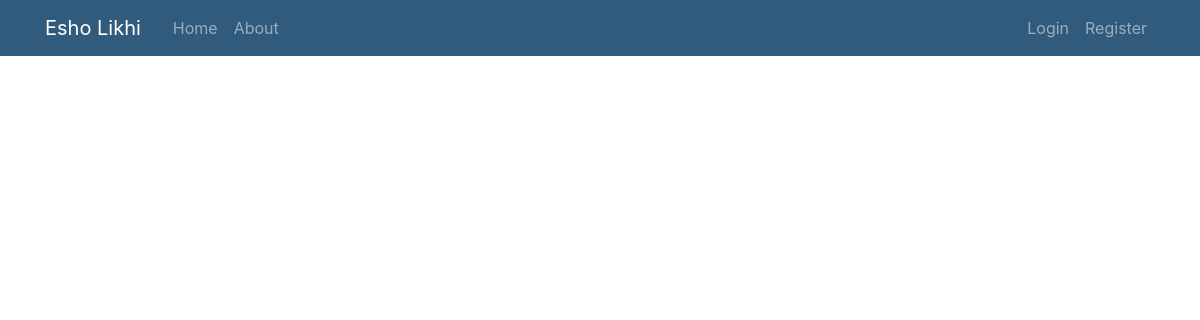
The app's page /, older data.
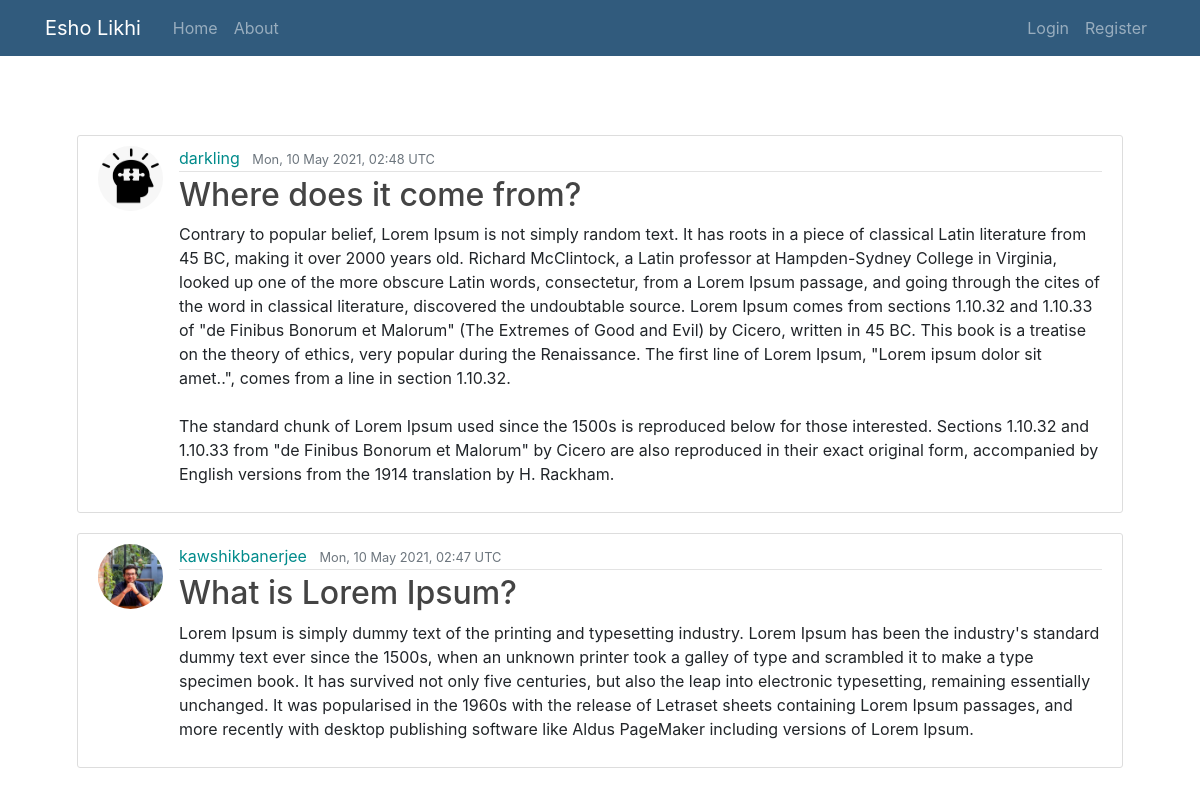
The same page, newer data.
### blog/models.py (models this page shows, shortened)
class Post(models.Model):
    title = models.CharField(max_length=1000)
    content = models.TextField()
    date_posted = models.DateTimeField(default=timezone.now)
    author = models.ForeignKey(User, on_delete=models.CASCADE)
    likes = models.ManyToManyField(User, related_name='post_like')

### user/models.py (models this page shows, shortened)
class Profile(models.Model):
    user = models.OneToOneField(User, on_delete=models.CASCADE)
    image = models.ImageField(default='default.jpg', upload_to='profile_pics')
    bio = models.TextField(default='', blank=True)

### blog/views.py (the view)
# urls.py: path('', PostListView.as_view(), name='blog-home'),
class PostListView(ListView):
    model = Post
    template_name = 'blog/home.html' # <app>/<model>_<viewtype>
    context_object_name = 'posts'
    ordering = ['-date_posted']
    paginate_by = 3

### blog/templates/blog/home.html (shortened to what this page needs)
{% extends "blog/base.html" %}
{% block content %}
    {% for post in posts %}
    <article class="media content-section">
      <img class="rounded-circle article-img" src="{{ post.author.profile.image.url }}" alt="profile-pic">
      <div class="media-body">
        <div class="article-metadata">
          <a class="mr-2" href="{% url 'user-posts' post.author.username %}">
            {{ post.author }}
          </a>
          <small class="text-muted">
            {{ post.date_posted|date:"D, d F Y," }}
            {{ post.date_posted|time:"h:i e" }}
          </small>
        </div>
        <h2><a class="article-title" href="{% url 'post-detail' post.id %}">
          {{ post.title }}</a></h2>
        <p class="article-content">{{ post.content }}</p>
      </div>
    </article>
    {% endfor %}
{% endblock content %}

Row changes from the older to the newer data that the page shows:
added Post: author.profile.image (placeholder picture), author "darkling", date_posted "Mon, 10 May 2021,", date_posted "02:48 UTC", title "Where does it come from?", content "Contrary to popular belief, Lorem Ipsum is not simply random text. It has roots in a piece of classical Latin literature from 45 BC, making it over 2000 years old. Richard McClintock, a Latin professor at Hampden-Sydney College in Virginia, looked up one of the more obscure Latin words, consectetur, from a Lorem Ipsum passage, and going through the cites of the word in classical literature, discovered the undoubtable source. Lorem Ipsum comes from sections 1.10.32 and 1.10.33 of \"de Finibus Bonorum et Malorum\" (The Extremes of Good and Evil) by Cicero, written in 45 BC. This book is a treatise on the theory of ethics, very popular during the Renaissance. The first line of Lorem Ipsum,…"
added Post: author.profile.image (picture), author "kawshikbanerjee", date_posted "Mon, 10 May 2021,", date_posted "02:47 UTC", title "What is Lorem Ipsum?", content "Lorem Ipsum is simply dummy text of the printing and typesetting industry. Lorem Ipsum has been the industry's standard dummy text ever since the 1500s, when an unknown printer took a galley of type and scrambled it to make a type specimen book. It has survived not only five centuries, but also the leap into electronic typesetting, remaining essentially unchanged. It was popularised in the 1960s with the release of Letraset sheets containing Lorem Ipsum passages, and more recently with desktop publishing software like Aldus PageMaker including versions of Lorem Ipsum."
